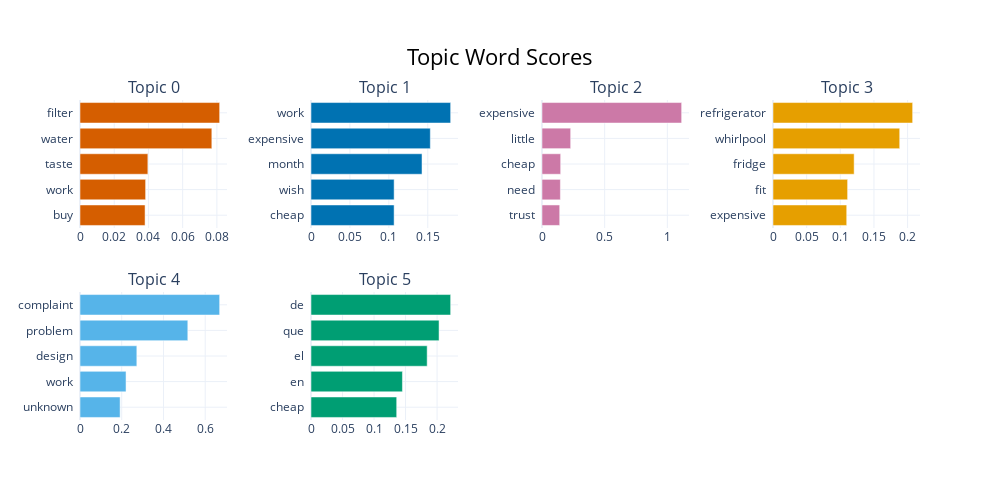

Notebook code for this chart:
### Code cell
modelNegative.visualize_barchart()

### Figure 1 — Plotly figure (JSON) as saved in the notebook; plotly's stock layout.template omitted (floating-point values rounded to 4 significant figures)
{"data": [{"marker": {"color": "#D55E00"}, "orientation": "h", "type": "bar", "x": [0.03803, 0.03835, 0.03967, 0.07705, 0.08162], "xaxis": "x", "y": ["buy  ", "work  ", "taste  ", "water  ", "filter  "], "yaxis": "y"}, {"marker": {"color": "#0072B2"}, "orientation": "h", "type": "bar", "x": [0.1068, 0.1068, 0.1426, 0.1533, 0.1794], "xaxis": "x2", "y": ["cheap  ", "wish  ", "month  ", "expensive  ", "work  "], "yaxis": "y2"}, {"marker": {"color": "#CC79A7"}, "orientation": "h", "type": "bar", "x": [0.1412, 0.1467, 0.149, 0.2287, 1.114], "xaxis": "x3", "y": ["trust  ", "need  ", "cheap  ", "little  ", "expensive  "], "yaxis": "y3"}, {"marker": {"color": "#E69F00"}, "orientation": "h", "type": "bar", "x": [0.1095, 0.1108, 0.1206, 0.1883, 0.2075], "xaxis": "x4", "y": ["expensive  ", "fit  ", "fridge  ", "whirlpool  ", "refrigerator  "], "yaxis": "y4"}, {"marker": {"color": "#56B4E9"}, "orientation": "h", "type": "bar", "x": [0.1922, 0.2206, 0.2723, 0.5166, 0.6692], "xaxis": "x5", "y": ["unknown  ", "work  ", "design  ", "problem  ", "complaint  "], "yaxis": "y5"}, {"marker": {"color": "#009E73"}, "orientation": "h", "type": "bar", "x": [0.136, 0.145, 0.1843, 0.2031, 0.2215], "xaxis": "x6", "y": ["cheap  ", "en  ", "el  ", "que  ", "de  "], "yaxis": "y6"}], "layout": {"annotations": [{"font": {"size": 16}, "showarrow": false, "text": "Topic 0", "x": 0.0875, "xanchor": "center", "xref": "paper", "y": 1, "yanchor": "bottom", "yref": "paper"}, {"font": {"size": 16}, "showarrow": false, "text": "Topic 1", "x": 0.3625, "xanchor": "center", "xref": "paper", "y": 1, "yanchor": "bottom", "yref": "paper"}, {"font": {"size": 16}, "showarrow": false, "text": "Topic 2", "x": 0.6375, "xanchor": "center", "xref": "paper", "y": 1, "yanchor": "bottom", "yref": "paper"}, {"font": {"size": 16}, "showarrow": false, "text": "Topic 3", "x": 0.9125, "xanchor": "center", "xref": "paper", "y": 1, "yanchor": "bottom", "yref": "paper"}, {"font": {"size": 16}, "showarrow": false, "text": "Topic 4", "x": 0.0875, "xanchor": "center", "xref": "paper", "y": 0.4, "yanchor": "bottom", "yref": "paper"}, {"font": {"size": 16}, "showarrow": false, "text": "Topic 5", "x": 0.3625, "xanchor": "center", "xref": "paper", "y": 0.4, "yanchor": "bottom", "yref": "paper"}], "height": 500, "hoverlabel": {"bgcolor": "white", "font": {"family": "Rockwell", "size": 16}}, "showlegend": false, "title": {"font": {"color": "Black", "size": 22}, "text": "Topic Word Scores", "x": 0.5, "xanchor": "center", "yanchor": "top"}, "width": 1000, "xaxis": {"anchor": "y", "domain": [0, 0.175], "showgrid": true}, "xaxis2": {"anchor": "y2", "domain": [0.275, 0.45], "showgrid": true}, "xaxis3": {"anchor": "y3", "domain": [0.55, 0.725], "showgrid": true}, "xaxis4": {"anchor": "y4", "domain": [0.825, 1], "showgrid": true}, "xaxis5": {"anchor": "y5", "domain": [0, 0.175], "showgrid": true}, "xaxis6": {"anchor": "y6", "domain": [0.275, 0.45], "showgrid": true}, "xaxis7": {"anchor": "y7", "domain": [0.55, 0.725], "showgrid": true}, "xaxis8": {"anchor": "y8", "domain": [0.825, 1], "showgrid": true}, "yaxis": {"anchor": "x", "domain": [0.6, 1], "showgrid": true}, "yaxis2": {"anchor": "x2", "domain": [0.6, 1], "showgrid": true}, "yaxis3": {"anchor": "x3", "domain": [0.6, 1], "showgrid": true}, "yaxis4": {"anchor": "x4", "domain": [0.6, 1], "showgrid": true}, "yaxis5": {"anchor": "x5", "domain": [0, 0.4], "showgrid": true}, "yaxis6": {"anchor": "x6", "domain": [0, 0.4], "showgrid": true}, "yaxis7": {"anchor": "x7", "domain": [0, 0.4], "showgrid": true}, "yaxis8": {"anchor": "x8", "domain": [0, 0.4], "showgrid": true}}}
